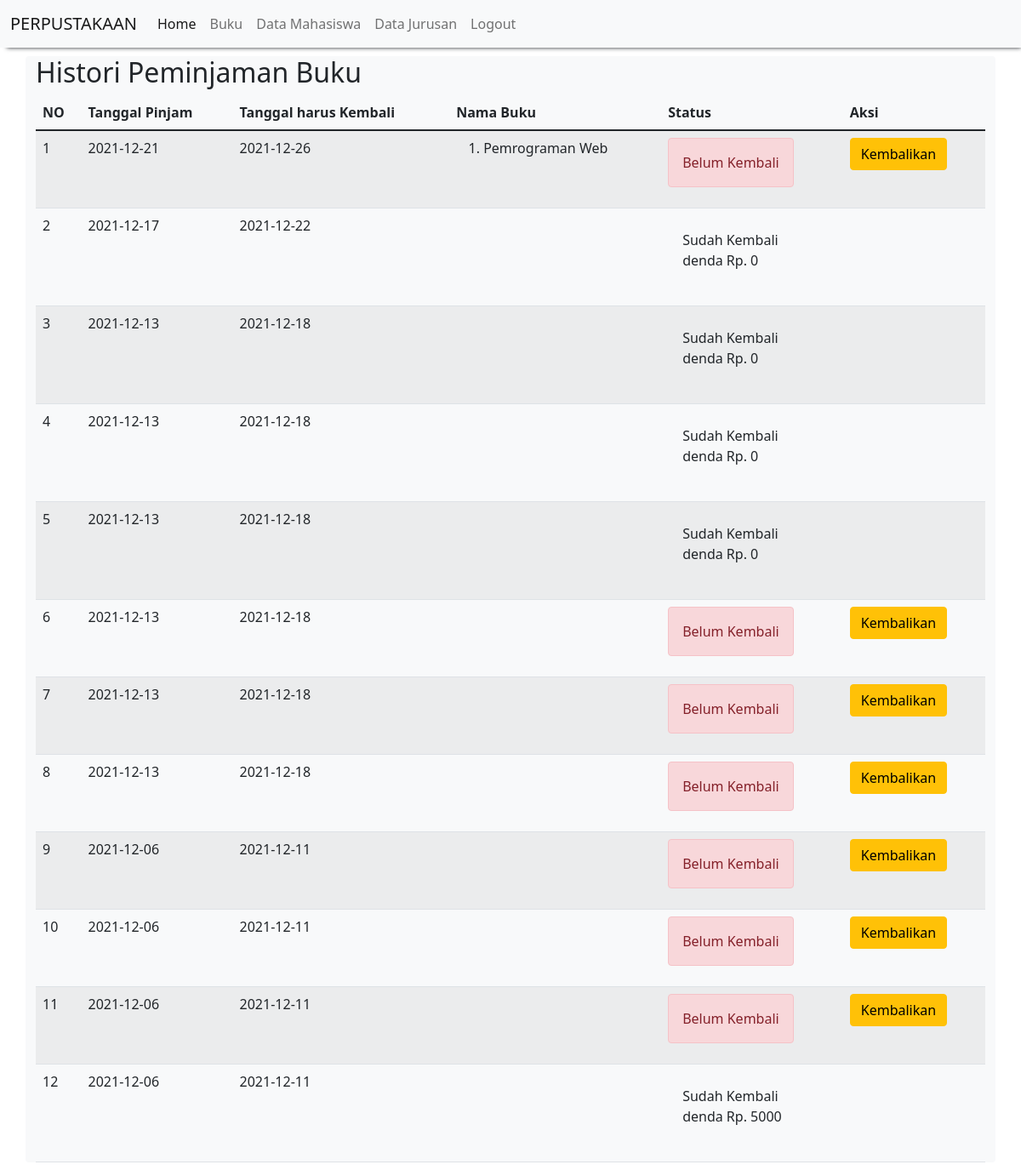
The page /histori_peminjaman.php (signed in) on the database its author committed.
### tables this page shows
CREATE TABLE `peminjaman_buku` (
  `id_peminjaman_buku` int(11) NOT NULL,
  `tanggal_pinjam` date NOT NULL,
  `id_mhs` int(11) NOT NULL,
  `tanggal_kembali` date NOT NULL
);

CREATE TABLE `detail_peminjaman_buku` (
  `id_detail_peminjaman_buku` int(11) NOT NULL,
  `id_peminjaman_buku` int(11) NOT NULL,
  `id_buku` int(11) NOT NULL,
  `qty` int(11) NOT NULL
);

CREATE TABLE `buku` (
  `id_buku` int(10) NOT NULL,
  `nama_buku` varchar(20) NOT NULL,
  `pengarang` varchar(20) NOT NULL
);

CREATE TABLE `pengembalian_buku` (
  `id_pengembalian_buku` int(11) NOT NULL,
  `id_peminjaman_buku` int(11) NOT NULL,
  `tanggal_pengembalian` date NOT NULL,
  `denda` int(11) NOT NULL
);

### histori_peminjaman.php (the view)
<?php
	include "header.php";
?>
<h2>Histori Peminjaman Buku</h2>
<table class="table table-hover table-striped">
	<thead>
		<th>NO</th>
		<th>Tanggal Pinjam</th>
		<th>Tanggal harus Kembali</th>
		<th>Nama Buku</th>
		<th>Status</th>
		<th>Aksi</th>
	</thead>
	<tbody>
		<?php
		include "koneksi.php";
		$qry_histori=mysqli_query($conn, "select * from peminjaman_buku order by id_peminjaman_buku desc");
		$no=0;
		while ($data_histori=mysqli_fetch_array($qry_histori)){
			$no++;
			$buku_dipinjam="<ol>";
			$qry_buku=mysqli_query($conn, "select * from detail_peminjaman_buku join buku on buku.id_buku=
			detail_peminjaman_buku.id_buku where id_peminjaman_buku = '".$data_histori['id_peminjaman_buku']."'");
			while ($data_buku=mysqli_fetch_array($qry_buku)){
				$buku_dipinjam.="<li>".$data_buku['nama_buku']."</li>";
			}
			$buku_dipinjam.="</ol>";
			$qry_cek_kembali=mysqli_query($conn, "select * from pengembalian_buku where id_peminjaman_buku =
			'".$data_histori['id_peminjaman_buku']."'");
			if (mysqli_num_rows($qry_cek_kembali)>0){
				$data_kembali=mysqli_fetch_array($qry_cek_kembali);
				$denda="denda Rp. ".$data_kembali['denda'];
				$status_kembali="<label class='alert alert-succes'>Sudah Kembali <br>".$denda."</label>";
				$button_kembali="";
			}
			else {
				$status_kembali="<label class='alert alert-danger'>Belum Kembali</label>";
				$button_kembali="<a href='pengembalian.php?id=".$data_histori['id_peminjaman_buku']."'
				class='btn btn-warning' onclick='return confirm(\"Yakin ingin mengembalikan?\")'>Kembalikan</a>";
			}
		?>
			<tr>
				<td><?=$no?></td>
				<td><?=$data_histori['tanggal_pinjam']?></td>
				<td><?=$data_histori['tanggal_kembali']?></td>
				<td><?=$buku_dipinjam?></td>
				<td><?=$status_kembali?></td>
				<td><?=$button_kembali?></td>
			</tr>
			<?php
			}
			?>
	</tbody>
</table>
<?php
	include "footer.php";
?>

### header.php (shortened to what this page needs)
<!DOCTYPE html>
<html>
<head>
    <link href="https://cdn.jsdelivr.net/npm/bootstrap@5.1.1/dist/css/bootstrap.min.css" rel="stylesheet">
</head>
<body>
    <nav class="navbar navbar-expand-lg navbar-light bg-light" style="box-shadow: 4px 4px 5px -4px;">
    <div class="container-fluid">
        <a class="navbar-brand" href="#">PERPUSTAKAAN</a>
        <div class="collapse navbar-collapse" id="navbarNav">
            <ul class="navbar-nav">
                <li class="nav-item">
                    <a class="nav-link active" aria-current="page" href="home.php">Home</a>
                </li>
                <li class="nav-item">
                    <a class="nav-link" aria-current="page" href="buku.php">Buku</a>
                </li>
                <li class="nav-item">
                    <a class="nav-link" aria-current="page" href="tampil_mahasiswa.php">Data Mahasiswa</a>
                </li>
                <li class="nav-item">
                    <a class="nav-link" aria-current="page" href="tampil_jurusan.php">Data Jurusan</a>
                </li>
                <li class="nav-item">
                    <a class="nav-link" aria-current="page" href="logout.php">Logout</a>
                </li>
            </ul>
        </div>
    </div>
    </nav>
<div class="container bg-light rounded" style="margin-top:10px">

### footer.php (shortened to what this page needs)
</div>
</body>
</html>

### rows shown on the page
peminjaman_buku: tanggal_pinjam "2021-12-21", tanggal_kembali "2021-12-26", shows "Belum Kembali"
detail_peminjaman_buku: id_buku.nama_buku "Pemrograman Web"
peminjaman_buku: tanggal_pinjam "2021-12-17", tanggal_kembali "2021-12-22", pengembalian_buku.denda "denda Rp. 0"
peminjaman_buku: tanggal_pinjam "2021-12-13", tanggal_kembali "2021-12-18", pengembalian_buku.denda "denda Rp. 0"
peminjaman_buku: tanggal_pinjam "2021-12-13", tanggal_kembali "2021-12-18", pengembalian_buku.denda "denda Rp. 0"
peminjaman_buku: tanggal_pinjam "2021-12-13", tanggal_kembali "2021-12-18", pengembalian_buku.denda "denda Rp. 0"
peminjaman_buku: tanggal_pinjam "2021-12-13", tanggal_kembali "2021-12-18", shows "Belum Kembali"
peminjaman_buku: tanggal_pinjam "2021-12-13", tanggal_kembali "2021-12-18", shows "Belum Kembali"
peminjaman_buku: tanggal_pinjam "2021-12-13", tanggal_kembali "2021-12-18", shows "Belum Kembali"
peminjaman_buku: tanggal_pinjam "2021-12-06", tanggal_kembali "2021-12-11", shows "Belum Kembali"
peminjaman_buku: tanggal_pinjam "2021-12-06", tanggal_kembali "2021-12-11", shows "Belum Kembali"
peminjaman_buku: tanggal_pinjam "2021-12-06", tanggal_kembali "2021-12-11", shows "Belum Kembali"
peminjaman_buku: tanggal_pinjam "2021-12-06", tanggal_kembali "2021-12-11", pengembalian_buku.denda "denda Rp. 5000"
